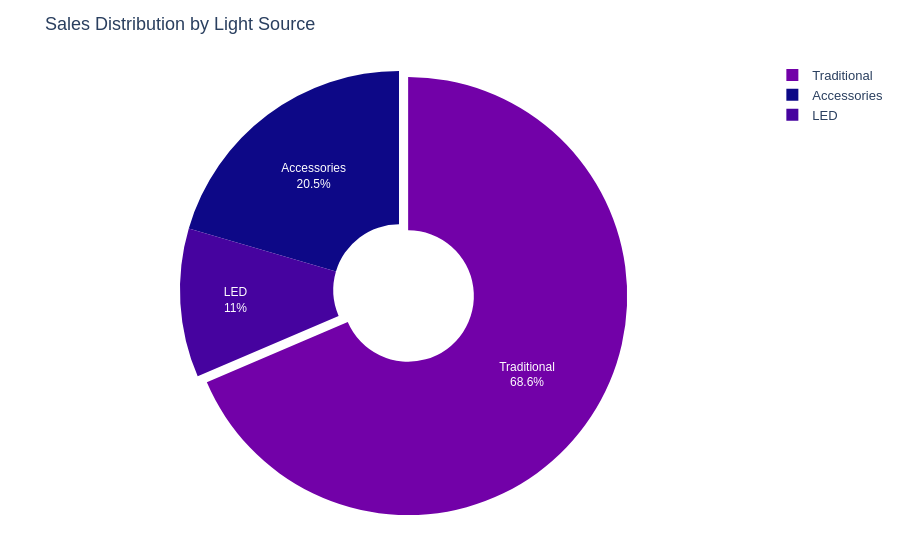

The cell this chart's notebook holds for it:
### Markdown cell above
## section 2.5 (all the codes in one cell - do not insert extra cells)

### Code cell
#Sales Distribution by Light Source

#Aggregate total sales by light source
light_sales = (
    df
    .groupby('light_source', as_index=False)['value_sales']
    .sum()
)

#Create the pie chart
fig = px.pie(
    light_sales,
    names='light_source',
    values='value_sales',
    title='Sales Distribution by Light Source',
    hole=0.3,
    color='light_source',
    color_discrete_sequence=px.colors.sequential.Plasma
)

fig.update_traces(
    textinfo='percent+label',
    textfont_size=12,
    pull=[0.05 if v == light_sales['value_sales'].max() else 0 for v in light_sales['value_sales']],
    hovertemplate='<b>%{label}</b><br>Sales: %{value:$,}<extra></extra>'
)
fig.update_layout(
    margin=dict(l=40, r=40, t=60, b=40),
    font=dict(family='Arial', size=13)
)

fig.show()

### Figure 1 — Plotly figure (JSON) as saved in the notebook; plotly's stock layout.template omitted (floating-point values rounded to 4 significant figures)
{"data": [{"customdata": [["Accessories"], ["LED"], ["Traditional"]], "domain": {"x": [0, 1], "y": [0, 1]}, "hole": 0.3, "hovertemplate": "<b>%{label}</b><br>Sales: %{value:$,}<extra></extra>", "labels": ["Accessories", "LED", "Traditional"], "legendgroup": "", "marker": {"colors": ["#0d0887", "#46039f", "#7201a8"]}, "name": "", "pull": [0, 0, 0.05], "showlegend": true, "textfont": {"size": 12}, "textinfo": "percent+label", "type": "pie", "values": [103700000.0, 55640000.0, 347400000.0]}], "layout": {"font": {"family": "Arial", "size": 13}, "legend": {"tracegroupgap": 0}, "margin": {"b": 40, "l": 40, "r": 40, "t": 60}, "piecolorway": ["#0d0887", "#46039f", "#7201a8", "#9c179e", "#bd3786", "#d8576b", "#ed7953", "#fb9f3a", "#fdca26", "#f0f921"], "title": {"text": "Sales Distribution by Light Source"}}}
